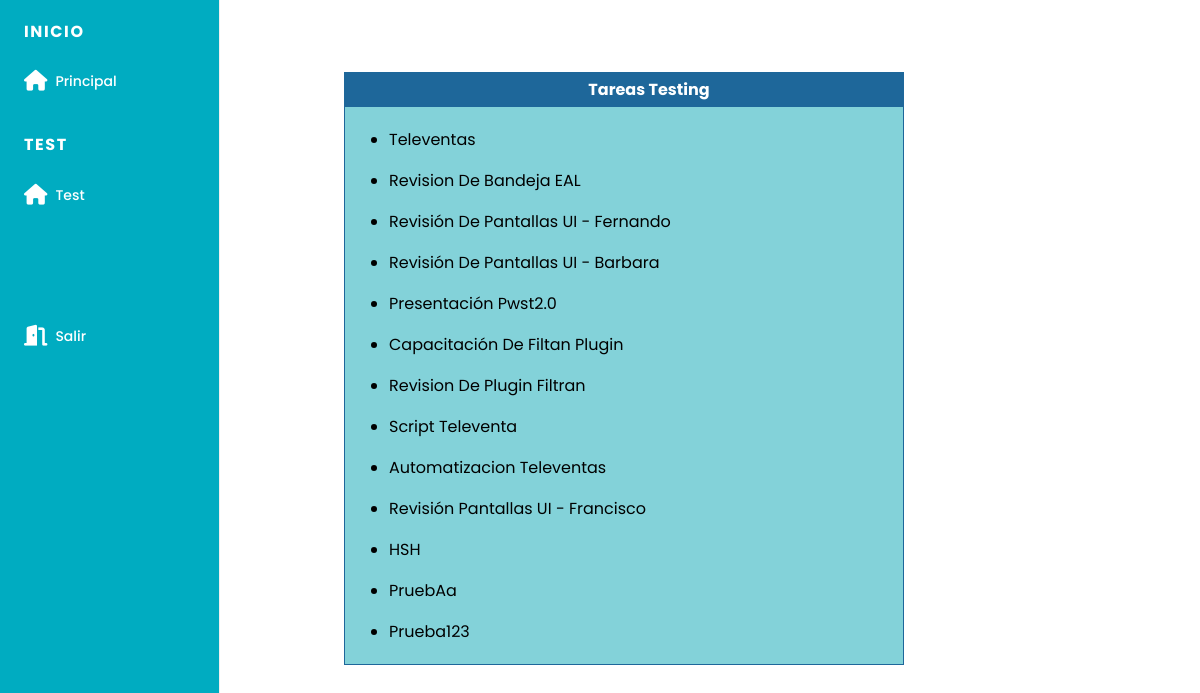
The app's page /home.php with its own data.
### tables this page shows
CREATE TABLE `project_list` (
  `id` int(30) NOT NULL,
  `name` varchar(200) NOT NULL,
  `description` text NOT NULL,
  `status` tinyint(2) NOT NULL,
  `type_activity` varchar(250) NOT NULL,
  `subtype` varchar(250) NOT NULL,
  `start_date` date NOT NULL,
  `end_date` date NOT NULL,
  `manager_id` int(30) NOT NULL,
  `user_ids` text NOT NULL,
  `date_created` datetime NOT NULL DEFAULT current_timestamp()
);

### home.php (the view, shortened to what this page needs)
<?php
include('menu.php');
?>
<!DOCTYPE html>
<html lang="en">
    <head>
        <link rel="stylesheet" href="https://cdnjs.cloudflare.com/ajax/libs/font-awesome/6.1.1/css/all.min.css">
        <link rel="stylesheet" href="css/home.css">
    </head>
    <body>
    <table  width="560" cellspacing="1" cellpadding="4" border="0" bgcolor="#1E679A"  >
        <tr>
            <td class="title" >
                <b>Tareas Testing</b>
            </td>
        </tr>
        <tr>
        <td bgcolor="#83D2D9">
            <?php
            $conexion=conexion();
                $qry = $conexion->query("SELECT * FROM project_list where status='0' and type_activity='Proyectos' or type_activity='otro' or type_activity ='Automatizacion' ");
                while($row=$qry->fetch_assoc()):
            ?>
            <ul >
                <li><?php echo ucwords($row['name']);  ?>  </li>
            </ul >
            <?php endwhile; ?>
        </td>
        </tr>
    </table>
    </body>
</html>

### menu.php (shortened to what this page needs)
<!DOCTYPE html>
    <html lang="es">
    <head>
        <link rel="stylesheet" href="https://cdn.jsdelivr.net/npm/boxicons@latest/css/boxicons.min.css">
        <link rel="stylesheet" href="css/stylesmenu.css">
    </head>
    <body>
        <header class="header">
            <div class="header__container">
            </div>
        </header>
        <div class="nav" id="navbar">
            <nav class="nav__container">
                <div>
                    <div class="nav__list">
                        <div class="nav__items">
                            <h3 class="nav__subtitle">Inicio</h3>
                            <a href="home.php" class="nav__link ">
                            <i class="fas fa-home nav__icon" ></i>
                                <span class="nav__name">Principal</span>
                            </a>
                        </div>
                        <div class="nav__items">
                            <h3 class="nav__subtitle">Test</h3>
                            <a href="test.php" class="nav__link ">
                            <i class="fas fa-home nav__icon" ></i>
                                <span class="nav__name">Test</span>
                            </a>
                        </div>
                <a href="conexion\cerrar-sesion.php" class="nav__link nav__logout">
                <i class="fas fa-door-open nav__icon" ></i>
                    <span class="nav__name">Salir</span>
                </a>
            </nav>
        </div>
    </body>
</html>

### css/stylesmenu.css (style rules this page uses)
:root { --header-height: 3.5rem; --nav-width: 219px; --first-color: #00ACC1; --first-color-light: #FFFFFF; --title-color: #0401086c; --text-color: #1111; --text-color-light: #fff; --body-color: #FFFFFF; --main-color: #00ACC1; --body-font: 'Poppins', sans-serif; --normal-font-size: .938rem; --small-font-size: .75rem; --smaller-font-size: .75rem; --font-medium: 500; --font-semi-bold: 600; --z-fixed: 100; }
@media screen and (min-width: 1024px) { :root { --normal-font-size: 1rem; --small-font-size: .875rem; --smaller-font-size: .813rem; } }
body { margin: var(--header-height) 0 0 0; padding: 1rem 1rem 0; font-family: var(--body-font); font-size: var(--normal-font-size); background-color: var(--body-color); color: var(--text-color); }
h3 { margin: 0; }
a { text-decoration: none; }
.header { position: fixed; top: 0; left: 0; width: 100%; background-color: var(--container-color); padding: 0 1rem; z-index: var(--z-fixed); }
.header__container { display: flex; align-items: center; height: var(--header-height); justify-content:right; }
.nav { position: fixed; top: 0; left: -100%; height: 100vh; padding: 1rem 1rem 0; background-color: var(--first-color); box-shadow: 1px 0 0 #1111; z-index: var(--z-fixed); transition: .4s; }
.nav__container { height: 100%; display: flex; flex-direction: column; justify-content: space-between; padding-bottom: 3rem; overflow: auto; scrollbar-width: none; }
.nav__list, .nav__items { display: grid; }
.nav__list { row-gap: 2.5rem; }
.nav__items { row-gap: 1.5rem; }
.nav__subtitle { font-size: var(--normal-font-size); text-transform: uppercase; letter-spacing: .1rem; color: var(--first-color-light); }
.nav__link { display: flex; align-items: center; color: var(--first-color-light); }
.nav__icon { font-size: 1.2rem; margin-right: .5rem; }
.nav__name { font-size: var(--small-font-size); font-weight: var(--font-medium); white-space: nowrap; }
.nav__logout { margin-top: 5rem; }
@media screen and (min-width: 768px) { body { padding: 1rem 3rem 0 6rem; } }
@media screen and (min-width: 768px) { .header { padding: 0 3rem 0 6rem; } }
@media screen and (min-width: 768px) { .header__container { height: calc(var(--header-height) + .5rem); } }
@media screen and (min-width: 768px) { .nav { left: 0; padding: 1.2rem 1.5rem 0; width: 68px; } }
@media screen and (min-width: 768px) { .nav__items { row-gap: 1.7rem; } }
@media screen and (min-width: 768px) { .nav__icon { font-size: 1.3rem; } }
@media screen and (min-width: 768px) { .nav__logo-name, .nav__name, .nav__subtitle, .nav__dropdown-icon { opacity: 0; transition: .3s; } }

### css/home.css (style rules this page uses)
* { margin: 10; }
ul { color: black; }
b { color: white; }
body { display: flex; justify-content:center; }
.title { color:"#FFFFFF"; font:"arial"; text-align:"center"; display: flex; justify-content: center; margin-left: 50px; }

### records on screen
project_list: name "Televentas"
project_list: name "Revision De Bandeja EAL"
project_list: name "Revisión De Pantallas UI - Fernando"
project_list: name "Revisión De Pantallas UI - Barbara"
project_list: name "Presentación Pwst2.0"
project_list: name "Capacitación De Filtan Plugin"
project_list: name "Revision De Plugin Filtran"
project_list: name "Script Televenta"
project_list: name "Automatizacion Televentas"
project_list: name "Revisión Pantallas UI - Francisco"
project_list: name "HSH"
project_list: name "PruebAa"
project_list: name "Prueba123"
